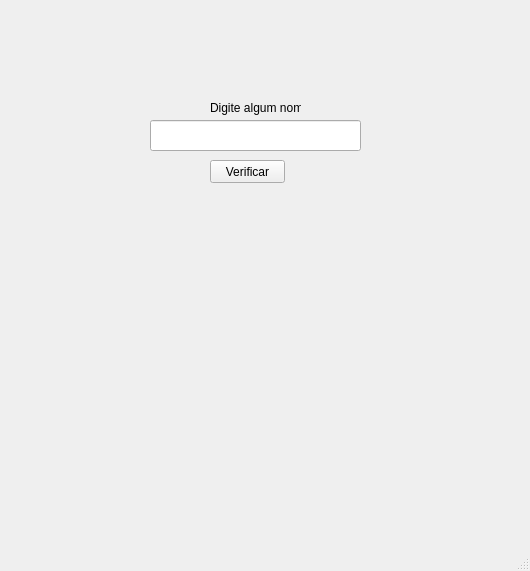
<?xml version="1.0" encoding="UTF-8"?>
<ui version="4.0">
 <class>MainWindow</class>
 <widget class="QMainWindow" name="MainWindow">
  <property name="geometry">
   <rect>
    <x>0</x>
    <y>0</y>
    <width>530</width>
    <height>571</height>
   </rect>
  </property>
  <property name="windowTitle">
   <string>MainWindow</string>
  </property>
  <widget class="QWidget" name="centralwidget">
   <widget class="QPushButton" name="pushButton">
    <property name="geometry">
     <rect>
      <x>210</x>
      <y>160</y>
      <width>75</width>
      <height>23</height>
     </rect>
    </property>
    <property name="text">
     <string>Verificar</string>
    </property>
   </widget>
   <widget class="QLineEdit" name="lineEdit">
    <property name="geometry">
     <rect>
      <x>150</x>
      <y>120</y>
      <width>211</width>
      <height>31</height>
     </rect>
    </property>
   </widget>
   <widget class="QLabel" name="label">
    <property name="geometry">
     <rect>
      <x>210</x>
      <y>100</y>
      <width>91</width>
      <height>16</height>
     </rect>
    </property>
    <property name="text">
     <string>Digite algum nome</string>
    </property>
   </widget>
  </widget>
  <widget class="QMenuBar" name="menubar">
   <property name="geometry">
    <rect>
     <x>0</x>
     <y>0</y>
     <width>530</width>
     <height>21</height>
    </rect>
   </property>
  </widget>
  <widget class="QStatusBar" name="statusbar"/>
 </widget>
 <resources/>
 <connections/>
</ui>
